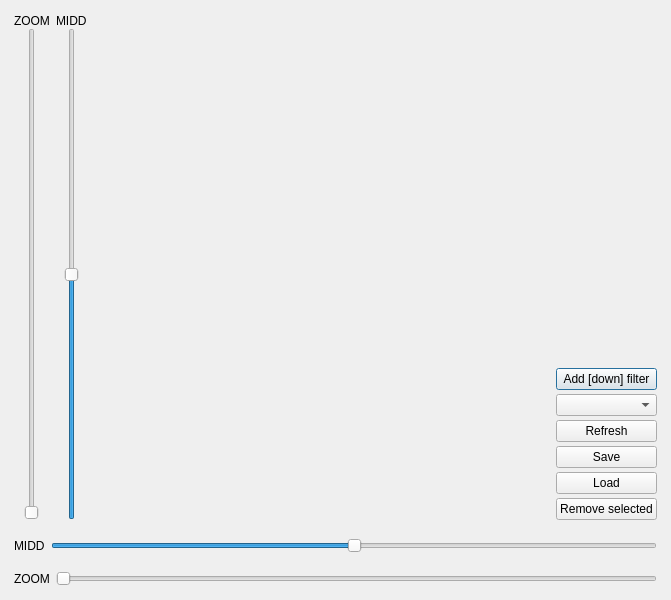
<?xml version="1.0" encoding="UTF-8"?>
<ui version="4.0">
 <class>CatchGraphEditor</class>
 <widget class="QDialog" name="CatchGraphEditor">
  <property name="geometry">
   <rect>
    <x>0</x>
    <y>0</y>
    <width>671</width>
    <height>600</height>
   </rect>
  </property>
  <property name="windowTitle">
   <string>Dialog</string>
  </property>
  <layout class="QVBoxLayout" name="verticalLayout" stretch="1,0,0">
   <property name="spacing">
    <number>0</number>
   </property>
   <property name="leftMargin">
    <number>5</number>
   </property>
   <property name="topMargin">
    <number>5</number>
   </property>
   <property name="rightMargin">
    <number>5</number>
   </property>
   <property name="bottomMargin">
    <number>5</number>
   </property>
   <item>
    <widget class="QWidget" name="contentWidget" native="true">
     <layout class="QHBoxLayout" name="contentLayout" stretch="0,0,5,1">
      <item>
       <widget class="QWidget" name="sliderWidg" native="true">
        <layout class="QVBoxLayout" name="verticalLayout_3">
         <property name="spacing">
          <number>0</number>
         </property>
         <property name="leftMargin">
          <number>0</number>
         </property>
         <property name="topMargin">
          <number>0</number>
         </property>
         <property name="rightMargin">
          <number>0</number>
         </property>
         <property name="bottomMargin">
          <number>0</number>
         </property>
         <item>
          <widget class="QLabel" name="label_3">
           <property name="text">
            <string>ZOOM</string>
           </property>
          </widget>
         </item>
         <item alignment="Qt::AlignHCenter">
          <widget class="QSlider" name="horizontalZoom_2">
           <property name="maximum">
            <number>1000</number>
           </property>
           <property name="singleStep">
            <number>2</number>
           </property>
           <property name="pageStep">
            <number>100</number>
           </property>
           <property name="orientation">
            <enum>Qt::Vertical</enum>
           </property>
          </widget>
         </item>
        </layout>
       </widget>
      </item>
      <item alignment="Qt::AlignHCenter">
       <widget class="QWidget" name="widget_3" native="true">
        <layout class="QVBoxLayout" name="verticalLayout_2">
         <property name="spacing">
          <number>0</number>
         </property>
         <property name="leftMargin">
          <number>0</number>
         </property>
         <property name="topMargin">
          <number>0</number>
         </property>
         <property name="rightMargin">
          <number>0</number>
         </property>
         <property name="bottomMargin">
          <number>0</number>
         </property>
         <item>
          <widget class="QLabel" name="label_4">
           <property name="text">
            <string>MIDD</string>
           </property>
          </widget>
         </item>
         <item alignment="Qt::AlignHCenter">
          <widget class="QSlider" name="verticalMidd">
           <property name="maximum">
            <number>1000</number>
           </property>
           <property name="singleStep">
            <number>2</number>
           </property>
           <property name="pageStep">
            <number>100</number>
           </property>
           <property name="value">
            <number>500</number>
           </property>
           <property name="orientation">
            <enum>Qt::Vertical</enum>
           </property>
          </widget>
         </item>
        </layout>
       </widget>
      </item>
      <item>
       <widget class="QWidget" name="centralWidget" native="true">
        <layout class="QHBoxLayout" name="horizontalLayout_3"/>
       </widget>
      </item>
      <item>
       <widget class="QWidget" name="rightContent" native="true">
        <layout class="QVBoxLayout" name="verticalLayout_4" stretch="1,0">
         <property name="spacing">
          <number>0</number>
         </property>
         <property name="leftMargin">
          <number>0</number>
         </property>
         <property name="topMargin">
          <number>0</number>
         </property>
         <property name="rightMargin">
          <number>0</number>
         </property>
         <property name="bottomMargin">
          <number>0</number>
         </property>
         <item>
          <widget class="QWidget" name="seriesListWidget" native="true">
           <layout class="QVBoxLayout" name="verticalLayout_6"/>
          </widget>
         </item>
         <item alignment="Qt::AlignBottom">
          <widget class="QWidget" name="seriesButtons" native="true">
           <layout class="QVBoxLayout" name="verticalLayout_5">
            <property name="spacing">
             <number>4</number>
            </property>
            <property name="leftMargin">
             <number>0</number>
            </property>
            <property name="topMargin">
             <number>0</number>
            </property>
            <property name="rightMargin">
             <number>0</number>
            </property>
            <property name="bottomMargin">
             <number>0</number>
            </property>
            <item>
             <widget class="QPushButton" name="addFilterBtn">
              <property name="text">
               <string>Add [down] filter</string>
              </property>
             </widget>
            </item>
            <item>
             <widget class="QComboBox" name="filtersComboBox"/>
            </item>
            <item>
             <widget class="QPushButton" name="refreshBtn">
              <property name="text">
               <string>Refresh</string>
              </property>
             </widget>
            </item>
            <item>
             <widget class="QPushButton" name="saveBtn">
              <property name="text">
               <string>Save</string>
              </property>
             </widget>
            </item>
            <item>
             <widget class="QPushButton" name="loadBtn">
              <property name="text">
               <string>Load</string>
              </property>
             </widget>
            </item>
            <item>
             <widget class="QPushButton" name="pushButton">
              <property name="text">
               <string>Remove selected</string>
              </property>
             </widget>
            </item>
           </layout>
          </widget>
         </item>
        </layout>
       </widget>
      </item>
     </layout>
    </widget>
   </item>
   <item>
    <widget class="QWidget" name="widget" native="true">
     <layout class="QHBoxLayout" name="horizontalLayout">
      <item>
       <widget class="QLabel" name="label">
        <property name="text">
         <string>MIDD</string>
        </property>
       </widget>
      </item>
      <item>
       <widget class="QSlider" name="horizontalMidd">
        <property name="maximum">
         <number>1000</number>
        </property>
        <property name="singleStep">
         <number>2</number>
        </property>
        <property name="pageStep">
         <number>100</number>
        </property>
        <property name="value">
         <number>500</number>
        </property>
        <property name="orientation">
         <enum>Qt::Horizontal</enum>
        </property>
       </widget>
      </item>
     </layout>
    </widget>
   </item>
   <item>
    <widget class="QWidget" name="widget_2" native="true">
     <layout class="QHBoxLayout" name="horizontalLayout_2">
      <item>
       <widget class="QLabel" name="label_2">
        <property name="text">
         <string>ZOOM</string>
        </property>
       </widget>
      </item>
      <item>
       <widget class="QSlider" name="horizontalZoom">
        <property name="maximum">
         <number>1000</number>
        </property>
        <property name="singleStep">
         <number>2</number>
        </property>
        <property name="pageStep">
         <number>100</number>
        </property>
        <property name="orientation">
         <enum>Qt::Horizontal</enum>
        </property>
       </widget>
      </item>
     </layout>
    </widget>
   </item>
  </layout>
 </widget>
 <resources/>
 <connections/>
</ui>
